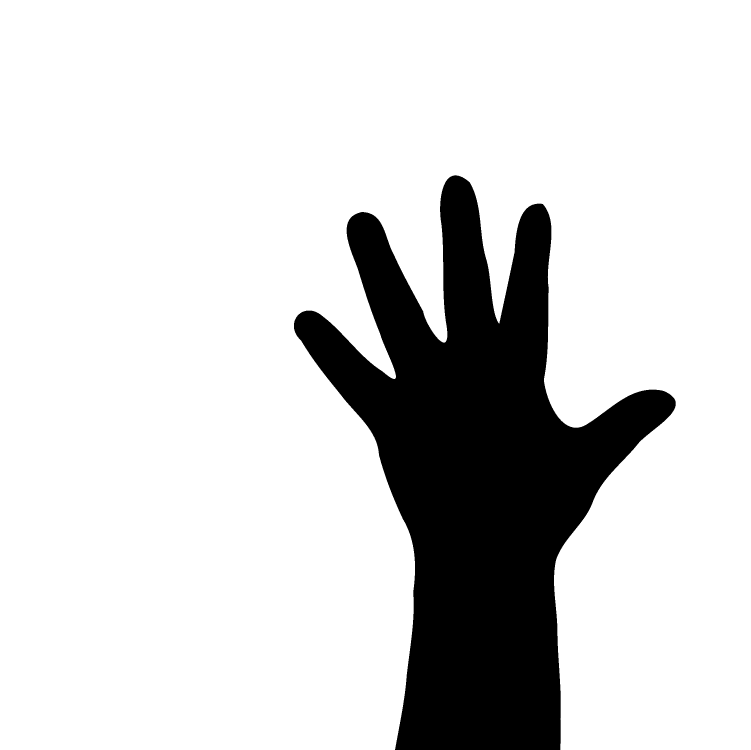
%> input picture dataset/mask/hand.png, 2251 x 2250 px (shown at 1/3 size); its folder holds 4 pictures in this run
$ octave runme_synthetic.m   (GNU Octave 9; MATLAB toolbox functions it lacks are replaced by stand-ins)
%> lines starting %> are read from the running program, lines starting %| are printed output that depends on the picture; in (x1, y1, x2, y2) boxes, pixels count from 0 and x2, y2 are one past the last pixel; in counts of white or black regions, pixels touching at a corner belong together; the program's own positions count from 1
### runme_syntethic/create_synthetic.m
function [u,ushadow,umask,V,WW,WA,V_all] = create_synthetic(theta,b,select)
%> called with theta = 65, b = [0.05 1], select = '11'

% '1' rotated greyscale stripes
% '2' bended greyscale stripes
% '3' bended rgb stripes
% '4' bamboo greyscale image, fixed 45 direction

% v is the tangential direction

coeff_shadow = 0.6;

switch select

    case '1'
        stripes = repmat(cat(3,...
            [100*ones(101,20),   1*ones(101,10),200*ones(101,15),150*ones(101,5), 90*ones(101,25),   5*ones(101,10), 200*ones(101,5), 100*ones(101,11)],...
            [250*ones(101,20), 200*ones(101,10),  1*ones(101,15), 20*ones(101,5), 10*ones(101,25), 100*ones(101,10),  75*ones(101,5), 220*ones(101,11)],...
            [ 80*ones(101,20), 200*ones(101,10),  1*ones(101,15), 10*ones(101,5), 90*ones(101,25), 150*ones(101,10), 150*ones(101,5),  90*ones(101,11)]),[5,5,1]);
        stripes = stripes(:,:,1).'/255;

        u = rotateAround(stripes,253,253,theta,'bilinear');

        %u = imrotate(stripes,theta,'bilinear');
        u = u(253-100:253+100,253-100:253+100,:);

        % get angle of main direction in degree in (x,y) coordinates
        thetarad = deg2rad(theta);

        % get gradient in (i,j) coordinates
        V  = cat(3,-sin(thetarad+pi/2)*ones(size(u)),cos(thetarad+pi/2)*ones(size(u)));

        mask                  = ones(size(u));
        mask(90:160,90:160,:) = coeff_shadow;
        mask = imgaussfilt(mask,2);

        umask                = ones(size(mask));
        umask(85:165,85:165) = 0;
        umask(95:155,95:155) = 1;

        ushadow = mask .* u;


     case '11'

        stripes = repmat(cat(3,...
            [100*ones(101,20),   1*ones(101,10),200*ones(101,15),150*ones(101,5), 90*ones(101,25),   5*ones(101,10), 200*ones(101,5), 100*ones(101,11)],...
            [250*ones(101,20), 200*ones(101,10),  1*ones(101,15), 20*ones(101,5), 10*ones(101,25), 100*ones(101,10),  75*ones(101,5), 220*ones(101,11)],...
            [ 80*ones(101,20), 200*ones(101,10),  1*ones(101,15), 10*ones(101,5), 90*ones(101,25), 150*ones(101,10), 150*ones(101,5),  90*ones(101,11)]),[5,5,1]);
        stripes = stripes(:,:,1).'/255;

        u = rotateAround(stripes,253,253,theta,'bilinear');

        %u = imrotate(stripes,theta,'bilinear');
        u = u(253-100:253+100,253-100:253+100,:);

        % get angle of main direction in degree in (x,y) coordinates
        thetarad = deg2rad(theta);

        % get gradient in (i,j) coordinates
        V  = cat(3,-sin(thetarad+pi/2)*ones(size(u)),cos(thetarad+pi/2)*ones(size(u)));

        mask = double(rot90(double(imread('../dataset/mask/hand.png'))))/255;
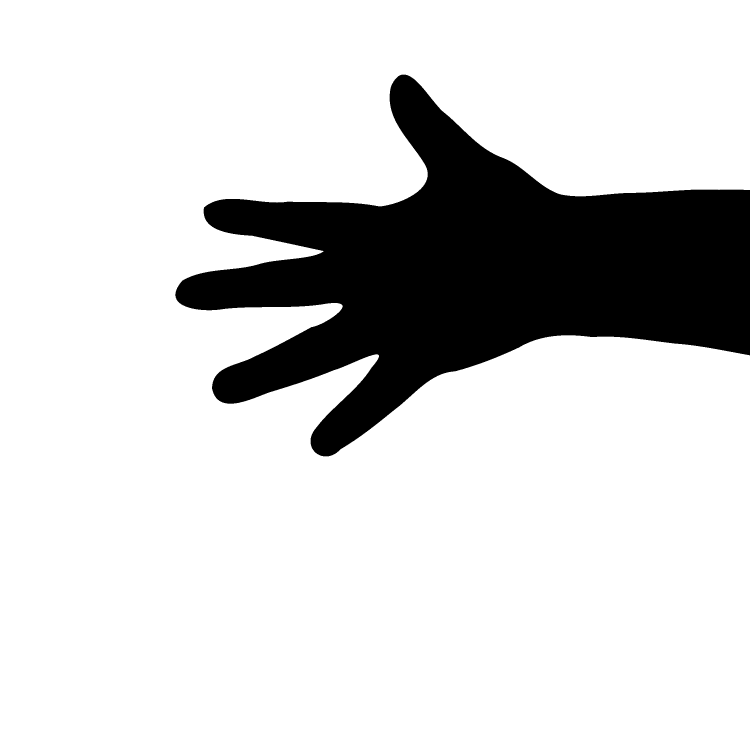
%> mask: size 2251x2250 double (shown at 1/3 size); values 0 (black) and 1 (white), 83.1% white; 1 black region, box (x1, y1, x2, y2) and area: (526, 224, 2250, 1369) 856094
        mask(mask==0) = coeff_shadow;
        mask = imresize(mask,size(u));
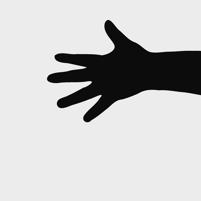
%> mask: size 201x201 double; min 0.578, max 1.03, mean 0.932; drawn with min black and max white

        umask = imerode(1-edge(mask),ones(7));
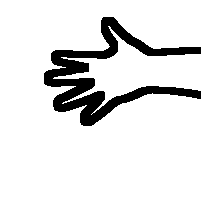
%> umask: size 201x201 double; values 0 (black) and 1 (white), 88.5% white; 1 black region, box (x1, y1, x2, y2) and area: (44, 17, 201, 126) 4628
        mask = imgaussfilt(mask,1.3);
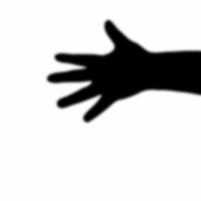
%> mask: size 201x201 double; min 0.6, max 1, mean 0.932; drawn with min black and max white

        ushadow = mask .* u;


    case '2'

        [X,Y] = ndgrid((1:201)/201,(1:201)/201);
        u = exp(-X.^2-Y.^2); %u = imnoise(u(:,:,1),'gaussian');
        u = mat2gray(u);
        V = grad_centered(u);
        V = cat(3,-V(:,:,2),V(:,:,1));
        normV = repmat(sqrt(sum(V.^2,3)),[1 1 2]);
        V = V./normV;

        mask                  = ones(size(u));
        mask(30:100,30:100,:) = coeff_shadow;
        mask = imgaussfilt(mask,2);

        umask                 = ones(size(mask));
        umask(25:105,25:105)  = 0;
        umask(35:95,35:95)  = 1;

        ushadow = round(5*u)/5;

        ushadow = mask .* ushadow;

    case '3'

        [X,Y] = ndgrid((1:201)/201,(1:201)/201);
        u = exp(-X.^2-Y.^2); %u = imnoise(u(:,:,1),'gaussian');
        u = mat2gray(u);
        V = grad_centered(u);
        %V = cat(3,-V(:,:,2),V(:,:,1));
        normV = repmat(sqrt(sum(V.^2,3)),[1 1 2]);
        V = V./normV;


        mask                  = ones(size(u));
        mask(30:100,30:100,:) = coeff_shadow;
        mask = imgaussfilt(mask,1.3);

        umask                 = ones(size(mask));
        umask(25:105,25:105)  = 0;
        umask(35:95,35:95)  = 1;

        ushadow = round(5*u)/5;

        nlevels = unique(ushadow(:));
        colors  = jet(numel(nlevels));
        masklev = zeros(size(ushadow));
        for kk = 1:numel(nlevels)
            ulev{kk} = cat(3,colors(kk,1)*ones(size(ushadow)),colors(kk,2)*ones(size(ushadow)),colors(kk,3)*ones(size(ushadow)));
            masklev(ushadow==nlevels(kk)) = kk;
        end
        masklev = repmat(masklev,1,1,3);
        ucolor = zeros([size(ushadow),3]);
        for kk=1:numel(nlevels)
            ucolor(masklev==kk) = ulev{kk}(masklev==kk);
        end

        mask = repmat(mask,1,1,3);

        %ucolor(mask==0) = 0.7*ucolor(mask==0);
        ucolor = mask .* ucolor;
        ushadow = ucolor;

    case '33'

        [X,Y] = ndgrid((1:201)/201,(1:201)/201);
        u = exp(-X.^2-Y.^2); %u = imnoise(u(:,:,1),'gaussian');
        u = mat2gray(u);
        V = grad_centered(u);
        %V = cat(3,-V(:,:,2),V(:,:,1));
        normV = repmat(sqrt(sum(V.^2,3)),[1 1 2]);
        V = V./normV;


        mask = double(flipud(rot90(rot90(rot90(double(imread('../dataset/mask/hand.png')))))))/255;
        mask(mask==0) = coeff_shadow;
        mask = imresize(mask,size(u));

        umask = imerode(1-edge(mask),ones(7));
        mask  = imgaussfilt(mask,1.3);

        ushadow = round(5*u)/5;

        nlevels = unique(ushadow(:));
        colors  = jet(numel(nlevels));
        masklev = zeros(size(ushadow));
        for kk = 1:numel(nlevels)
            ulev{kk} = cat(3,colors(kk,1)*ones(size(ushadow)),colors(kk,2)*ones(size(ushadow)),colors(kk,3)*ones(size(ushadow)));
            masklev(ushadow==nlevels(kk)) = kk;
        end
        masklev = repmat(masklev,1,1,3);
        ucolor = zeros([size(ushadow),3]);
        for kk=1:numel(nlevels)
            ucolor(masklev==kk) = ulev{kk}(masklev==kk);
        end

        mask = repmat(mask,1,1,3);

        %ucolor(mask==0) = 0.7*ucolor(mask==0);
        ucolor = mask .* ucolor;
        ushadow = ucolor;

    case '4'
        u        = im2double(imread('./../dataset/shadow/4.png'));
        %ushadow  = im2double(imread('./../dataset/shadow/4.png'));
        %umask    = im2double(imread('./../dataset/mask/4.png'));


        mask                  = ones(size(u));
        mask(100:200,100:200,:) = coeff_shadow;
        mask = imgaussfilt(mask,2);

        umask                   = ones(size(mask));
        umask(95:205,95:205)  = 0;
        umask(105:195,105:195)  = 1;

        ushadow = mask .* u;

        Vij = cat(3,...
            -sin(deg2rad(45)).*ones(size(u,1),size(u,2)),...
            cos(deg2rad(45)).*ones(size(u,1),size(u,2)));

        Vxy = cat(3,...
            cos(deg2rad(45)).*ones(size(u,1),size(u,2)),...
            sin(deg2rad(45)).*ones(size(u,1),size(u,2)));

        V = Vij;


end

B1 = b(1);
B2 = b(2);

W1 = cat(3,ones(size(u)),zeros(size(u)),zeros(size(u)),ones(size(u)));
WW = cat(3, B1.^2.*V(:,:,1).^2         + B2.^2.*V(:,:,2).^2,...
            B1.^2.*V(:,:,1).*V(:,:,2)  - B2.^2.*V(:,:,1).*V(:,:,2),...
            B1.^2.*V(:,:,1).*V(:,:,2)  - B2.^2.*V(:,:,1).*V(:,:,2),...
            B1.^2.*V(:,:,2).^2         + B2.^2.*V(:,:,1).^2);
WA = WW; % save before modifying (just in case)
WW(repmat(umask,1,1,4)==1) = W1(repmat(umask,1,1,4)==1);
%> (the rest of the program and of its run is left out)
